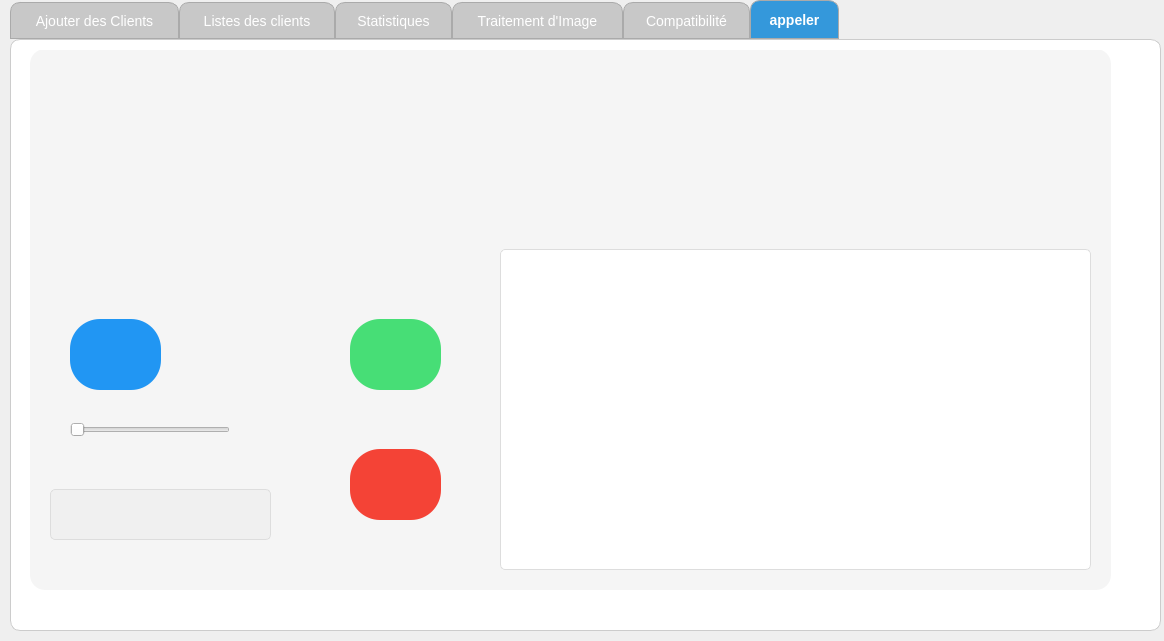
<?xml version="1.0" encoding="UTF-8"?>
<ui version="4.0">
 <class>Client</class>
 <widget class="QDialog" name="Client">
  <property name="geometry">
   <rect>
    <x>0</x>
    <y>0</y>
    <width>1164</width>
    <height>641</height>
   </rect>
  </property>
  <property name="windowTitle">
   <string>Dialog</string>
  </property>
  <widget class="QTabWidget" name="tabWidget">
   <property name="geometry">
    <rect>
     <x>10</x>
     <y>0</y>
     <width>1151</width>
     <height>631</height>
    </rect>
   </property>
   <property name="styleSheet">
    <string notr="true">QTabWidget::pane {
    background-color: rgb(255, 255, 255); /* Fond blanc */
    border: 1px solid #ccc;
    border-radius: 10px;
    padding: 10px;
}
QTabBar::tab {
    background: rgb(200, 200, 200); /* Couleur de fond des onglets */
    border: 1px solid #aaa;
    border-top-left-radius: 10px;
    border-top-right-radius: 10px;
    padding: 8px 16px;
    font-size: 14px;
}

QTabBar::tab:selected {
    background: #3498db;  /* Couleur de fond quand l'onglet est sélectionné */
    color: white;
    font-weight: bold;
}

QTabBar::tab:hover {
    background: #2980b9; /* Couleur de fond quand l'onglet est survolé */
    color: white;
}

QTabBar::tab:!selected {
    margin-top: 2px;
}
QPushButton {
    background-color: #0078d4;
    color: white;
    padding: 10px;
    border-radius: 5px;
    border: none;
    font-size: 14px;
    cursor: pointer;
}

QPushButton:hover {
    background-color: #005a9e;
}

QPushButton:pressed {
    background-color: #003d6a;
}
QWidget {
    
    color:  rgb(255, 255, 255);
    font-size: 16px;
    font-family: &quot;Segoe UI&quot;, Arial, sans-serif;
}
</string>
   </property>
   <property name="tabShape">
    <enum>QTabWidget::TabShape::Rounded</enum>
   </property>
   <property name="currentIndex">
    <number>5</number>
   </property>
   <widget class="QWidget" name="tab">
    <property name="styleSheet">
     <string notr="true"/>
    </property>
    <attribute name="title">
     <string>Ajouter des Clients</string>
    </attribute>
    <widget class="QLabel" name="imageLabel">
     <property name="geometry">
      <rect>
       <x>110</x>
       <y>50</y>
       <width>271</width>
       <height>231</height>
      </rect>
     </property>
     <property name="styleSheet">
      <string notr="true">QLabel {
  border: 2px dashed ;
	border-color: rgb(85, 170, 255);
    background-color: transparent;
    image: url(:/new/image/icons/anonyme.png);
    repeat: no-repeat;
    position: center;
    size: cover; 
}
</string>
     </property>
     <property name="text">
      <string/>
     </property>
     <property name="scaledContents">
      <bool>true</bool>
     </property>
    </widget>
    <widget class="QPushButton" name="uploadImageButton">
     <property name="geometry">
      <rect>
       <x>410</x>
       <y>90</y>
       <width>181</width>
       <height>51</height>
      </rect>
     </property>
     <property name="styleSheet">
      <string notr="true">QPushButton {
    background-color: #007BFF;
    color: white;
    font-size: 14px;
    border: none;
    border-radius: 5px;
    padding: 8px 16px;
}

QPushButton:hover {
    background-color: #0056B3;
}

QPushButton:pressed {
    background-color: #004085;
}</string>
     </property>
     <property name="text">
      <string>Upload New</string>
     </property>
    </widget>
    <widget class="QPushButton" name="deleteImageButton">
     <property name="geometry">
      <rect>
       <x>410</x>
       <y>170</y>
       <width>181</width>
       <height>51</height>
      </rect>
     </property>
     <property name="styleSheet">
      <string notr="true">QPushButton {
    background-color: #007BFF;
    color: white;
    font-size: 14px;
    border: none;
    border-radius: 5px;
    padding: 8px 16px;
}

QPushButton:hover {
    background-color: #0056B3;
}

QPushButton:pressed {
    background-color: #004085;
}</string>
     </property>
     <property name="text">
      <string>Delete avatar</string>
     </property>
    </widget>
    <widget class="QLineEdit" name="nomLineEdit">
     <property name="geometry">
      <rect>
       <x>150</x>
       <y>320</y>
       <width>171</width>
       <height>51</height>
      </rect>
     </property>
     <property name="styleSheet">
      <string notr="true">background-color: #f5f5f5;
	color: black;
    border: 1px solid #ccc;
    padding: 5px;
    border-radius: 3px;
    font-size: 14px;</string>
     </property>
     <property name="placeholderText">
      <string>Nom</string>
     </property>
    </widget>
    <widget class="QLineEdit" name="prenomLineEdit">
     <property name="geometry">
      <rect>
       <x>350</x>
       <y>320</y>
       <width>171</width>
       <height>51</height>
      </rect>
     </property>
     <property name="styleSheet">
      <string notr="true">background-color: #f5f5f5;
	color: black;
    border: 1px solid #ccc;
    padding: 5px;
    border-radius: 3px;
    font-size: 14px;</string>
     </property>
     <property name="placeholderText">
      <string>Prénom</string>
     </property>
    </widget>
    <widget class="QLineEdit" name="emailLineEdit">
     <property name="geometry">
      <rect>
       <x>150</x>
       <y>380</y>
       <width>171</width>
       <height>51</height>
      </rect>
     </property>
     <property name="styleSheet">
      <string notr="true">background-color: #f5f5f5;
	color: black;
    border: 1px solid #ccc;
    padding: 5px;
    border-radius: 3px;
    font-size: 14px;</string>
     </property>
     <property name="text">
      <string/>
     </property>
     <property name="placeholderText">
      <string>Email</string>
     </property>
    </widget>
    <widget class="QLineEdit" name="adresseLineEdit">
     <property name="geometry">
      <rect>
       <x>350</x>
       <y>380</y>
       <width>171</width>
       <height>51</height>
      </rect>
     </property>
     <property name="styleSheet">
      <string notr="true">background-color: #f5f5f5;
	color: black;
    border: 1px solid #ccc;
    padding: 5px;
    border-radius: 3px;
    font-size: 14px;</string>
     </property>
     <property name="text">
      <string/>
     </property>
     <property name="placeholderText">
      <string>Adresse</string>
     </property>
    </widget>
    <widget class="QLineEdit" name="telLineEdit">
     <property name="geometry">
      <rect>
       <x>260</x>
       <y>450</y>
       <width>171</width>
       <height>51</height>
      </rect>
     </property>
     <property name="styleSheet">
      <string notr="true">background-color: #f5f5f5;
	color: black;
    border: 1px solid #ccc;
    padding: 5px;
    border-radius: 3px;
    font-size: 14px;</string>
     </property>
     <property name="text">
      <string/>
     </property>
     <property name="placeholderText">
      <string>TEL</string>
     </property>
    </widget>
    <widget class="QPushButton" name="addClientButton">
     <property name="geometry">
      <rect>
       <x>770</x>
       <y>450</y>
       <width>181</width>
       <height>51</height>
      </rect>
     </property>
     <property name="styleSheet">
      <string notr="true">QPushButton {
    background-color: #007BFF;
    color: white;
    font-size: 14px;
    border: none;
    border-radius: 5px;
    padding: 8px 16px;
}

QPushButton:hover {
    background-color: #0056B3;
}

QPushButton:pressed {
    background-color: #004085;
}</string>
     </property>
     <property name="text">
      <string>Save</string>
     </property>
    </widget>
    <widget class="QLabel" name="label_2">
     <property name="geometry">
      <rect>
       <x>540</x>
       <y>50</y>
       <width>601</width>
       <height>381</height>
      </rect>
     </property>
     <property name="styleSheet">
      <string notr="true">image: url(:/new/image/icons/client2-removebg-preview.png);

    background-color: transparent;</string>
     </property>
     <property name="text">
      <string/>
     </property>
    </widget>
    <widget class="QLabel" name="label">
     <property name="geometry">
      <rect>
       <x>0</x>
       <y>0</y>
       <width>1131</width>
       <height>571</height>
      </rect>
     </property>
     <property name="styleSheet">
      <string notr="true">background-color: rgb(255, 255, 255);</string>
     </property>
     <property name="text">
      <string/>
     </property>
    </widget>
    <zorder>label</zorder>
    <zorder>imageLabel</zorder>
    <zorder>uploadImageButton</zorder>
    <zorder>deleteImageButton</zorder>
    <zorder>nomLineEdit</zorder>
    <zorder>prenomLineEdit</zorder>
    <zorder>emailLineEdit</zorder>
    <zorder>adresseLineEdit</zorder>
    <zorder>telLineEdit</zorder>
    <zorder>addClientButton</zorder>
    <zorder>label_2</zorder>
   </widget>
   <widget class="QWidget" name="tab_3">
    <attribute name="title">
     <string>Listes des clients</string>
    </attribute>
    <widget class="QTableWidget" name="tableWidget">
     <property name="geometry">
      <rect>
       <x>5</x>
       <y>60</y>
       <width>1091</width>
       <height>461</height>
      </rect>
     </property>
     <property name="styleSheet">
      <string notr="true">/* Fond blanc pour le contenu des onglets avec bordure renforcée */
QTabWidget::pane {
    background-color: rgb(255, 255, 255); /* Fond blanc */
    border: 2px solid #888;
    border-radius: 10px;
    padding: 10px;
    margin-top: 5px; /* Espacement entre les onglets et le contenu */
}

/* Style des onglets */
QTabBar::tab {
    background: rgb(230, 230, 230); /* Couleur de fond des onglets (gris clair) */
    border: 2px solid #666;
    border-top-left-radius: 10px;
    border-top-right-radius: 10px;
    padding: 8px 16px;
    font-size: 14px;
    font-weight: bold; /* Titres en gras */
    margin-right: 4px; /* Espacement entre les onglets */
    transition: background 0.3s ease; /* Transition fluide */
}

/* Style des onglets sélectionnés */
QTabBar::tab:selected {
    background: #0078d4;  /* Couleur de fond quand l'onglet est sélectionné */
    color: white;
    font-weight: bold;
    border-bottom: 3px solid #0078d4; /* Ligne en bas pour l'onglet actif */
}

/* Style des onglets au survol */
QTabBar::tab:hover {
    background: #005a9e; /* Couleur de fond quand l'onglet est survolé */
    color: white;
}

/* Style des onglets non sélectionnés */
QTabBar::tab:!selected {
    margin-top: 2px;
}

/* Style général du widget */
QWidget {
    background-color: rgb(255, 255, 255);
    color: #333333;
    font-size: 16px;
    font-family: &quot;Segoe UI&quot;, Arial, sans-serif;
}

/* Style pour les tableaux */
QTableWidget {
    border: 2px solid #888;
    gridline-color: #666;
}

QHeaderView::section {
    background-color: #0078d4;
    color: white;
    font-weight: bold;
    border: 1px solid #666;
    padding: 8px;
}

/* Style pour les boutons plus visibles */
QPushButton {
    background-color: #0078d4;
    color: white;
    padding: 12px 24px;
    border-radius: 8px;
    border: 2px solid #005a9e;
    font-size: 16px;
    font-weight: bold;
    cursor: pointer;
    transition: background 0.3s ease, box-shadow 0.3s ease;
    box-shadow: 0px 4px 6px rgba(0, 0, 0, 0.2);
}

QPushButton:hover {
    background-color: #005a9e;
    box-shadow: 0px 6px 8px rgba(0, 0, 0, 0.25);
}

QPushButton:pressed {
    background-color: #003d6a;
    box-shadow: 0px 2px 4px rgba(0, 0, 0, 0.2);
}
QPushButton#btnSupprimer {
    background-color: #d32f2f;
    border: 2px solid #b71c1c;
}

QPushButton#btnSupprimer:hover {
    background-color: #b71c1c;
}

/* Style pour les icônes des boutons Modifier et Supprimer */
QPushButton#btnModifier {
    background-color: transparent;
    border: none;
}

QPushButton#btnModifier:hover {
    background-color: rgba(0, 0, 0, 0.1);
}

QPushButton#btnSupprimer {
    background-color: transparent;
    border: none;
}

QPushButton#btnSupprimer:hover {
    background-color: rgba(255, 0, 0, 0.1);
}

/* Style pour les champs de saisie avec bordure */
QLineEdit {
    background-color: #ffffff;
    border: 2px solid #888;
    border-radius: 5px;
    padding: 8px;
    font-size: 14px;
    font-weight: bold;
    color: #333333;
}

QLineEdit:focus {
    border: 2px solid #0078d4;
    outline: none;
}

/* Style pour les cases à cocher */
QCheckBox {
    font-size: 14px;
    font-weight: bold;
    color: #333333;
}

QCheckBox::indicator {
    width: 16px;
    height: 16px;
    border: 2px solid #888;
    border-radius: 3px;
    background-color: #ffffff;
}

QCheckBox::indicator:checked {
    background-color: #0078d4;
    border: 2px solid #0078d4;
}

/* Style pour les menus */
QMenuBar {
    background-color: #ffffff;
    color: #333333;
    font-size: 14px;
    font-weight: bold;
}

QMenuBar::item {
    background-color: transparent;
    padding: 8px 16px;
}

QMenuBar::item:selected {
    background-color: #0078d4;
    color: white;
}

QMenu {
    background-color: #ffffff;
    border: 2px solid #888;
    padding: 8px;
}

QMenu::item {
    padding: 8px 24px;
    font-size: 14px;
    font-weight: bold;
    color: #333333;
}

QMenu::item:selected {
    background-color: #0078d4;
    color: white;
}
QTableView::item:selected {
    background-color: #2196F3;
   color: rgb(0, 0, 0);
}</string>
     </property>
    </widget>
    <widget class="QPushButton" name="exportExel">
     <property name="geometry">
      <rect>
       <x>930</x>
       <y>0</y>
       <width>81</width>
       <height>61</height>
      </rect>
     </property>
     <property name="styleSheet">
      <string notr="true">QPushButton {
	
	image: url(:/img/images/xls_4726040.png);
        background-color: transparent;

    color: white;
    font-size: 14px;
    border: none;
    border-radius: 5px;
    padding: 8px 16px;
}

QPushButton:hover {
    background-color: #0056B3;
}

QPushButton:pressed {
    background-color: #004085;
}</string>
     </property>
     <property name="text">
      <string/>
     </property>
    </widget>
    <widget class="QLineEdit" name="searchLineEdit">
     <property name="geometry">
      <rect>
       <x>60</x>
       <y>10</y>
       <width>321</width>
       <height>41</height>
      </rect>
     </property>
     <property name="styleSheet">
      <string notr="true">QLineEdit {
    border: 1px solid #ccc;
    border-radius: 10px;
color: black;
    padding: 5px 10px;
    font-size: 14px;
    padding-left: 45px;
	background-color: rgb(255, 255, 255);
}
</string>
     </property>
     <property name="dragEnabled">
      <bool>false</bool>
     </property>
     <property name="placeholderText">
      <string>Rechercher un Client</string>
     </property>
     <property name="clearButtonEnabled">
      <bool>false</bool>
     </property>
    </widget>
    <widget class="QToolButton" name="ddd">
     <property name="geometry">
      <rect>
       <x>10</x>
       <y>10</y>
       <width>41</width>
       <height>41</height>
      </rect>
     </property>
     <property name="styleSheet">
      <string notr="true">#searchButton{
    border: none;
    background: transparent;
    padding: 5px;
	
	color: rgb(0, 0, 0);
}
</string>
     </property>
     <property name="text">
      <string>...</string>
     </property>
     <property name="icon">
      <iconset>
       <normaloff>../akkar/Downloads/search-interface-symbol.png</normaloff>../akkar/Downloads/search-interface-symbol.png</iconset>
     </property>
    </widget>
    <widget class="QComboBox" name="sortComboBox">
     <property name="geometry">
      <rect>
       <x>510</x>
       <y>20</y>
       <width>201</width>
       <height>31</height>
      </rect>
     </property>
     <property name="styleSheet">
      <string notr="true">sortComboBox {
    border: 1px solid #d0d0d0;
    border-radius: 4px;
    padding: 5px 10px;
    min-width: 100px;
    background: white;
    selection-background-color: #e0e0e0;
}

sortComboBox:hover {
    border-color: #a0a0a0;
}

sortComboBox::drop-down {
    subcontrol-origin: padding;
    subcontrol-position: right center;
    width: 20px;
    border-left: 1px solid #d0d0d0;
}

sortComboBox::down-arrow {
    image: url(:/icons/down_arrow.svg); /* Replace with your icon */
    width: 12px;
    height: 12px;
}

sortComboBox QAbstractItemView {
    border: 1px solid #d0d0d0;
    selection-background-color: #3a6ea5;
    selection-color: white;
    outline: none;
    background: white;
}</string>
     </property>
    </widget>
    <widget class="QPushButton" name="sortOrderButton">
     <property name="geometry">
      <rect>
       <x>760</x>
       <y>10</y>
       <width>161</width>
       <height>41</height>
      </rect>
     </property>
     <property name="styleSheet">
      <string notr="true">QPushButton {
    background-color: #007BFF;
    color: white;
    font-size: 14px;
    border: none;
    border-radius: 5px;
    padding: 8px 16px;
}

QPushButton:hover {
    background-color: #0056B3;
}

QPushButton:pressed {
    background-color: #004085;
}</string>
     </property>
     <property name="text">
      <string>sort</string>
     </property>
    </widget>
   </widget>
   <widget class="QWidget" name="tab_2">
    <attribute name="title">
     <string>Statistiques</string>
    </attribute>
    <widget class="QFrame" name="frame_2">
     <property name="geometry">
      <rect>
       <x>780</x>
       <y>330</y>
       <width>281</width>
       <height>161</height>
      </rect>
     </property>
     <property name="styleSheet">
      <string notr="true">QFrame {

        background-color: white;
    border-radius: 10px;
    box-shadow: 2px 2px 8px rgba(0, 0, 0, 0.1);
}</string>
     </property>
     <property name="frameShape">
      <enum>QFrame::Shape::StyledPanel</enum>
     </property>
     <property name="frameShadow">
      <enum>QFrame::Shadow::Raised</enum>
     </property>
     <widget class="QLabel" name="label_9">
      <property name="geometry">
       <rect>
        <x>60</x>
        <y>20</y>
        <width>121</width>
        <height>21</height>
       </rect>
      </property>
      <property name="styleSheet">
       <string notr="true">font-size: 20px;
color: #6b7280;</string>
      </property>
      <property name="text">
       <string>Clients</string>
      </property>
     </widget>
     <widget class="QLabel" name="label_23">
      <property name="geometry">
       <rect>
        <x>10</x>
        <y>10</y>
        <width>41</width>
        <height>41</height>
       </rect>
      </property>
      <property name="text">
       <string/>
      </property>
      <property name="pixmap">
       <pixmap>../akkar/Downloads/client.png</pixmap>
      </property>
      <property name="scaledContents">
       <bool>true</bool>
      </property>
     </widget>
     <widget class="QLabel" name="clientCountLabel">
      <property name="geometry">
       <rect>
        <x>20</x>
        <y>70</y>
        <width>251</width>
        <height>31</height>
       </rect>
      </property>
      <property name="styleSheet">
       <string notr="true">font-size: 15px;
font-weight: bold;
color: #111827;</string>
      </property>
      <property name="text">
       <string>Nombre de clients : 0</string>
      </property>
     </widget>
    </widget>
    <widget class="QFrame" name="frame_3">
     <property name="geometry">
      <rect>
       <x>760</x>
       <y>80</y>
       <width>291</width>
       <height>161</height>
      </rect>
     </property>
     <property name="styleSheet">
      <string notr="true">QFrame {

        background-color: white;
    border-radius: 10px;
    box-shadow: 2px 2px 8px rgba(0, 0, 0, 0.1);
}</string>
     </property>
     <property name="frameShape">
      <enum>QFrame::Shape::StyledPanel</enum>
     </property>
     <property name="frameShadow">
      <enum>QFrame::Shadow::Raised</enum>
     </property>
     <widget class="QLabel" name="label_19">
      <property name="geometry">
       <rect>
        <x>60</x>
        <y>20</y>
        <width>121</width>
        <height>21</height>
       </rect>
      </property>
      <property name="styleSheet">
       <string notr="true">font-size: 20px;
color: #6b7280;</string>
      </property>
      <property name="text">
       <string>Fidélité</string>
      </property>
     </widget>
     <widget class="QLabel" name="label_20">
      <property name="geometry">
       <rect>
        <x>50</x>
        <y>70</y>
        <width>61</width>
        <height>20</height>
       </rect>
      </property>
      <property name="styleSheet">
       <string notr="true">font-size: 24px;
font-weight: bold;
color: #111827;</string>
      </property>
      <property name="text">
       <string>78%</string>
      </property>
     </widget>
     <widget class="QLabel" name="label_21">
      <property name="geometry">
       <rect>
        <x>120</x>
        <y>70</y>
        <width>63</width>
        <height>20</height>
       </rect>
      </property>
      <property name="styleSheet">
       <string notr="true">color: rgb(158, 0, 11);
padding-left: 10px;
background-color: rgb(255, 106, 101);</string>
      </property>
      <property name="text">
       <string>-9%</string>
      </property>
     </widget>
     <widget class="QLabel" name="label_24">
      <property name="geometry">
       <rect>
        <x>10</x>
        <y>10</y>
        <width>41</width>
        <height>41</height>
       </rect>
      </property>
      <property name="text">
       <string/>
      </property>
      <property name="pixmap">
       <pixmap>../akkar/Downloads/coeurs.png</pixmap>
      </property>
      <property name="scaledContents">
       <bool>true</bool>
      </property>
     </widget>
    </widget>
    <widget class="QPushButton" name="loadStatsButton">
     <property name="geometry">
      <rect>
       <x>830</x>
       <y>268</y>
       <width>171</width>
       <height>41</height>
      </rect>
     </property>
     <property name="styleSheet">
      <string notr="true">QPushButton {
    background-color: #007BFF;
    color: white;
    font-size: 14px;
    border: none;
    border-radius: 5px;
    padding: 8px 16px;
}

QPushButton:hover {
    background-color: #0056B3;
}

QPushButton:pressed {
    background-color: #004085;
}</string>
     </property>
     <property name="text">
      <string>Load Statistics</string>
     </property>
    </widget>
    <widget class="QWidget" name="chartContainer" native="true">
     <property name="geometry">
      <rect>
       <x>10</x>
       <y>20</y>
       <width>731</width>
       <height>491</height>
      </rect>
     </property>
     <widget class="QLabel" name="label_4">
      <property name="geometry">
       <rect>
        <x>-20</x>
        <y>-20</y>
        <width>1131</width>
        <height>571</height>
       </rect>
      </property>
      <property name="styleSheet">
       <string notr="true">background-color: rgb(255, 255, 255);</string>
      </property>
      <property name="text">
       <string/>
      </property>
     </widget>
    </widget>
   </widget>
   <widget class="QWidget" name="tab_4">
    <attribute name="title">
     <string>Traitement d'Image</string>
    </attribute>
    <widget class="QFrame" name="frame_4">
     <property name="geometry">
      <rect>
       <x>40</x>
       <y>40</y>
       <width>551</width>
       <height>341</height>
      </rect>
     </property>
     <property name="styleSheet">
      <string notr="true">QFrame {
    border: 2px dashed #a6a6a6;
    border-radius: 10px;
    background-color: #f8f9fb;
}</string>
     </property>
     <property name="frameShape">
      <enum>QFrame::Shape::StyledPanel</enum>
     </property>
     <property name="frameShadow">
      <enum>QFrame::Shadow::Raised</enum>
     </property>
     <widget class="QLabel" name="pdfDropZoneLabel">
      <property name="geometry">
       <rect>
        <x>40</x>
        <y>40</y>
        <width>471</width>
        <height>231</height>
       </rect>
      </property>
      <property name="styleSheet">
       <string notr="true">QLabel {
    color: #7d7d7d;
    font-size: 14px;
padding-left: 110px;
}</string>
      </property>
      <property name="text">
       <string>Glissez et Déposez vos Fichiers</string>
      </property>
     </widget>
     <widget class="QPushButton" name="uploadPdfButton">
      <property name="geometry">
       <rect>
        <x>410</x>
        <y>280</y>
        <width>93</width>
        <height>41</height>
       </rect>
      </property>
      <property name="styleSheet">
       <string notr="true">QPushButton {
    background-color: #007bff;
    color: white;

    border-radius: 5px;
}
QPushButton:hover {
    background-color: #0056b3;
}</string>
      </property>
      <property name="text">
       <string>Téléverser</string>
      </property>
     </widget>
     <widget class="QLabel" name="label_26">
      <property name="geometry">
       <rect>
        <x>20</x>
        <y>290</y>
        <width>211</width>
        <height>20</height>
       </rect>
      </property>
      <property name="styleSheet">
       <string notr="true">QLabel {
    color: #7d7d7d;
    font-size: 14px;
}</string>
      </property>
      <property name="text">
       <string>Formats Pris en Charge : png,jpg</string>
      </property>
     </widget>
     <widget class="QLabel" name="label_27">
      <property name="geometry">
       <rect>
        <x>10</x>
        <y>10</y>
        <width>151</width>
        <height>20</height>
       </rect>
      </property>
      <property name="styleSheet">
       <string notr="true">font-weight: bold; 
color: rgb(0, 0, 0);</string>
      </property>
      <property name="text">
       <string>Téléverser un Fichier</string>
      </property>
     </widget>
     <widget class="QLabel" name="label_28">
      <property name="geometry">
       <rect>
        <x>230</x>
        <y>70</y>
        <width>61</width>
        <height>51</height>
       </rect>
      </property>
      <property name="styleSheet">
       <string notr="true">color: rgb(0, 0, 0);
image: url(:/img/images/drag-down_15442899.png);</string>
      </property>
      <property name="text">
       <string/>
      </property>
      <property name="pixmap">
       <pixmap>../akkar/Downloads/nuage.png</pixmap>
      </property>
      <property name="scaledContents">
       <bool>true</bool>
      </property>
     </widget>
    </widget>
    <widget class="QFrame" name="frame_5">
     <property name="geometry">
      <rect>
       <x>730</x>
       <y>30</y>
       <width>331</width>
       <height>441</height>
      </rect>
     </property>
     <property name="styleSheet">
      <string notr="true">background-color: rgb(255, 255, 255);</string>
     </property>
     <property name="frameShape">
      <enum>QFrame::Shape::StyledPanel</enum>
     </property>
     <property name="frameShadow">
      <enum>QFrame::Shadow::Raised</enum>
     </property>
     <widget class="QLabel" name="pdfLabel">
      <property name="geometry">
       <rect>
        <x>30</x>
        <y>50</y>
        <width>271</width>
        <height>281</height>
       </rect>
      </property>
      <property name="styleSheet">
       <string notr="true">  border: 2px dashed #a6a6a6;
    border-radius: 10px;
image: url(:/new/image/icons/pdf.png);
</string>
      </property>
      <property name="text">
       <string/>
      </property>
      <property name="scaledContents">
       <bool>true</bool>
      </property>
     </widget>
     <widget class="QLabel" name="label_30">
      <property name="geometry">
       <rect>
        <x>120</x>
        <y>10</y>
        <width>91</width>
        <height>20</height>
       </rect>
      </property>
      <property name="styleSheet">
       <string notr="true">font-weight: bold; 
    border: 2px dashed #a6a6a6;
    border-radius: 10px;
    background-color: #f8f9fb;
color: rgb(0, 0, 0);</string>
      </property>
      <property name="text">
       <string>CV Affiché</string>
      </property>
     </widget>
     <widget class="QPushButton" name="effacerCvButton">
      <property name="geometry">
       <rect>
        <x>110</x>
        <y>350</y>
        <width>93</width>
        <height>29</height>
       </rect>
      </property>
      <property name="styleSheet">
       <string notr="true">QPushButton {
    background-color: rgb(0, 123, 255); /* Blue background */
    color: white;
    border: none;
    border-radius: 8px;
    padding: 8px 16px;
    font-size: 14px;
    font-weight: bold;
    transition: background-color 0.3s ease;
}

QPushButton:hover {
    background-color: rgb(0, 74, 173); /* Darker blue on hover */
}

QPushButton:pressed {
    background-color: rgb(0, 52, 120); /* Even darker blue when pressed */
}
</string>
      </property>
      <property name="text">
       <string>Effacer</string>
      </property>
     </widget>
    </widget>
    <widget class="QPushButton" name="verifyButton">
     <property name="geometry">
      <rect>
       <x>450</x>
       <y>480</y>
       <width>201</width>
       <height>31</height>
      </rect>
     </property>
     <property name="styleSheet">
      <string notr="true">QPushButton {
    background-color: rgb(0, 123, 255); /* Blue background */
    color: white;
    border: none;
    border-radius: 8px;
    padding: 8px 16px;
    font-size: 14px;
    font-weight: bold;
    transition: background-color 0.3s ease;
}

QPushButton:hover {
    background-color: rgb(0, 74, 173); /* Darker blue on hover */
}

QPushButton:pressed {
    background-color: rgb(0, 52, 120); /* Even darker blue when pressed */
}
</string>
     </property>
     <property name="text">
      <string>Vérifier la Compatibilité</string>
     </property>
    </widget>
    <widget class="QLineEdit" name="projectNameEdit">
     <property name="geometry">
      <rect>
       <x>60</x>
       <y>450</y>
       <width>171</width>
       <height>41</height>
      </rect>
     </property>
     <property name="styleSheet">
      <string notr="true">background-color: #f5f5f5;
	color: black;
    border: 1px solid #ccc;
    padding: 5px;
    border-radius: 3px;
    font-size: 14px;</string>
     </property>
     <property name="placeholderText">
      <string>Project name</string>
     </property>
    </widget>
   </widget>
   <widget class="QWidget" name="tab_5">
    <attribute name="title">
     <string>Compatibilité</string>
    </attribute>
    <widget class="QProgressBar" name="compatibilityProgress">
     <property name="geometry">
      <rect>
       <x>420</x>
       <y>400</y>
       <width>231</width>
       <height>31</height>
      </rect>
     </property>
     <property name="styleSheet">
      <string notr="true">#compatibilityProgress {
    border: 1px solid #ddd;
    border-radius: 10px;
    background-color: #f8f9fa;
    height: 24px;
    text-align: center;
    font-weight: bold;
    color: #495057;
}

/* Green portion (strengths) */
#compatibilityProgress::chunk {
    background-color: #4CAF50;
    border-radius: 8px 0 0 8px;
    border: 1px solid #388E3C;
}

/* Red portion (weaknesses) - requires manual calculation */
#compatibilityProgress::chunk:disabled {
    background-color: #F44336;
    border-radius: 0 8px 8px 0;
    border: 1px solid #D32F2F;
}</string>
     </property>
     <property name="value">
      <number>75</number>
     </property>
    </widget>
    <widget class="QLabel" name="clientPhotoLabel">
     <property name="geometry">
      <rect>
       <x>390</x>
       <y>40</y>
       <width>271</width>
       <height>191</height>
      </rect>
     </property>
     <property name="styleSheet">
      <string notr="true">    background-color: transparent;</string>
     </property>
     <property name="text">
      <string/>
     </property>
     <property name="pixmap">
      <pixmap>../akkar/Downloads/anonyme.png</pixmap>
     </property>
     <property name="scaledContents">
      <bool>true</bool>
     </property>
    </widget>
    <widget class="QLabel" name="label_32">
     <property name="geometry">
      <rect>
       <x>440</x>
       <y>360</y>
       <width>191</width>
       <height>20</height>
      </rect>
     </property>
     <property name="styleSheet">
      <string notr="true">font-weight: bold; 
color: rgb(0, 0, 0);
    background-color: transparent;</string>
     </property>
     <property name="text">
      <string>Compatibilité du Projet</string>
     </property>
    </widget>
    <widget class="QListWidget" name="strengthsList">
     <property name="geometry">
      <rect>
       <x>780</x>
       <y>320</y>
       <width>256</width>
       <height>192</height>
      </rect>
     </property>
     <property name="styleSheet">
      <string notr="true">#strengthsList {
    background-color: #f0fff4;
    border: 1px solid #c6f6d5;
    border-radius: 6px;
    font-size: 14px;
}

#strengthsList::item {
    background-color: #c6f6d5;
    border-radius: 4px;
    padding: 6px;
    margin: 3px;
    color: #22543d;
}</string>
     </property>
    </widget>
    <widget class="QListWidget" name="weaknessesList">
     <property name="geometry">
      <rect>
       <x>60</x>
       <y>330</y>
       <width>256</width>
       <height>192</height>
      </rect>
     </property>
     <property name="styleSheet">
      <string notr="true">#weaknessesList {
    background-color: #fff5f5;
    border: 1px solid #fed7d7;
    border-radius: 6px;
    font-size: 14px;
}

#weaknessesList::item {
    background-color: #fed7d7;
    border-radius: 4px;
    padding: 6px;
    margin: 3px;
    color: #822727;
}</string>
     </property>
    </widget>
    <widget class="QLabel" name="label_33">
     <property name="geometry">
      <rect>
       <x>140</x>
       <y>280</y>
       <width>161</width>
       <height>20</height>
      </rect>
     </property>
     <property name="styleSheet">
      <string notr="true">font-weight: bold; 
color: rgb(0, 0, 0);
    background-color: transparent;</string>
     </property>
     <property name="text">
      <string>Point Faible</string>
     </property>
    </widget>
    <widget class="QLabel" name="label_34">
     <property name="geometry">
      <rect>
       <x>860</x>
       <y>280</y>
       <width>101</width>
       <height>20</height>
      </rect>
     </property>
     <property name="styleSheet">
      <string notr="true">font-weight: bold; 
color: rgb(0, 0, 0);
    background-color: transparent;</string>
     </property>
     <property name="text">
      <string>compétences</string>
     </property>
    </widget>
    <widget class="QLabel" name="clientNameLabel">
     <property name="geometry">
      <rect>
       <x>730</x>
       <y>50</y>
       <width>231</width>
       <height>21</height>
      </rect>
     </property>
     <property name="styleSheet">
      <string notr="true">color: rgb(0, 0, 0);
    background-color: transparent;</string>
     </property>
     <property name="text">
      <string/>
     </property>
    </widget>
    <widget class="QLabel" name="label_3">
     <property name="geometry">
      <rect>
       <x>0</x>
       <y>0</y>
       <width>1121</width>
       <height>561</height>
      </rect>
     </property>
     <property name="styleSheet">
      <string notr="true">background-color: rgb(255, 255, 255);</string>
     </property>
     <property name="text">
      <string/>
     </property>
    </widget>
    <zorder>label_3</zorder>
    <zorder>compatibilityProgress</zorder>
    <zorder>clientPhotoLabel</zorder>
    <zorder>label_32</zorder>
    <zorder>strengthsList</zorder>
    <zorder>weaknessesList</zorder>
    <zorder>label_33</zorder>
    <zorder>label_34</zorder>
    <zorder>clientNameLabel</zorder>
   </widget>
   <widget class="QWidget" name="tab_6">
    <attribute name="title">
     <string>appeler</string>
    </attribute>
    <widget class="QWidget" name="widget" native="true">
     <property name="geometry">
      <rect>
       <x>9</x>
       <y>-1</y>
       <width>1081</width>
       <height>541</height>
      </rect>
     </property>
     <property name="styleSheet">
      <string notr="true">/* Main call page container */
QWidget {
    background-color: #f5f5f5;
    border-radius: 15px;
    padding: 20px;
}</string>
     </property>
     <widget class="QLabel" name="playbackStatusLabel">
      <property name="geometry">
       <rect>
        <x>20</x>
        <y>440</y>
        <width>221</width>
        <height>51</height>
       </rect>
      </property>
      <property name="styleSheet">
       <string notr="true">QLabel {
    font-size: 14px;
    color: #555555;
    font-style: italic;
    qproperty-alignment: 'AlignCenter';
    padding: 5px;
    background-color: #f0f0f0;
    border-radius: 5px;
    border: 1px solid #dddddd;
}</string>
      </property>
      <property name="text">
       <string/>
      </property>
     </widget>
     <widget class="QSlider" name="playbackProgress">
      <property name="geometry">
       <rect>
        <x>40</x>
        <y>370</y>
        <width>160</width>
        <height>22</height>
       </rect>
      </property>
      <property name="styleSheet">
       <string notr="true">QProgressBar {
    border: 1px solid #cccccc;
    border-radius: 3px;
    text-align: center;
    background-color: #f0f0f0;
}

QProgressBar::chunk {
    background-color: #2196F3;
    border-radius: 2px;
}</string>
      </property>
      <property name="orientation">
       <enum>Qt::Orientation::Horizontal</enum>
      </property>
     </widget>
     <widget class="QPushButton" name="playCallButton">
      <property name="geometry">
       <rect>
        <x>40</x>
        <y>270</y>
        <width>91</width>
        <height>71</height>
       </rect>
      </property>
      <property name="styleSheet">
       <string notr="true">QPushButton {
	
	image: url(:/img/images/play.png);
    background-color: #2196F3;
    border-radius: 30px;
    min-width: 20px;
    min-height: 20px;
    border: none;
    qproperty-icon: url(:/new/image/icons/bouton-jouer.png);
    qproperty-iconSize: 18px 18px;
}

QPushButton:hover {
    background-color: #0b7dda;
}

QPushButton:pressed {
    background-color: #0a68b4;
}</string>
      </property>
      <property name="text">
       <string/>
      </property>
     </widget>
     <widget class="QLabel" name="callDurationLabel">
      <property name="geometry">
       <rect>
        <x>790</x>
        <y>50</y>
        <width>191</width>
        <height>71</height>
       </rect>
      </property>
      <property name="styleSheet">
       <string notr="true">QLabel {
    font-size: 18px;
    color: #444444;
    qproperty-alignment: 'AlignCenter';
}</string>
      </property>
      <property name="text">
       <string/>
      </property>
     </widget>
     <widget class="QLabel" name="callStatusLabel">
      <property name="geometry">
       <rect>
        <x>480</x>
        <y>30</y>
        <width>231</width>
        <height>61</height>
       </rect>
      </property>
      <property name="styleSheet">
       <string notr="true">QLabel {
    font-size: 16px;
    color: #666666;
    qproperty-alignment: 'AlignCenter';
}</string>
      </property>
      <property name="text">
       <string/>
      </property>
     </widget>
     <widget class="QPushButton" name="callButton">
      <property name="geometry">
       <rect>
        <x>320</x>
        <y>270</y>
        <width>91</width>
        <height>71</height>
       </rect>
      </property>
      <property name="styleSheet">
       <string notr="true">
QPushButton#callButton {
	
	
	image: url(:/img/images/incoming-call_8802853.png);
       background-color:rgb(71, 222, 118);
	
    border-radius: 30px;
    min-width: 20px;
    min-height: 20px;
    border: none;
    qproperty-icon: url(:/img/icons/telephone.png);
    qproperty-iconSize: 18px 18px;
}
QPushButton:hover {
    background-color: #45a049;
}

QPushButton:pressed {
    background-color: #3d8b40;
}</string>
      </property>
      <property name="text">
       <string/>
      </property>
     </widget>
     <widget class="QPushButton" name="endCallButton">
      <property name="geometry">
       <rect>
        <x>320</x>
        <y>400</y>
        <width>91</width>
        <height>71</height>
       </rect>
      </property>
      <property name="styleSheet">
       <string notr="true">QPushButton {
	image: url(:/img/images/cut.png);
    background-color: #f44336;
    border-radius: 30px;
    min-width: 20px;
    min-height: 20px;
    border: none;
    qproperty-icon: url(:/img/icons/raccrocher-lappel.png);
    qproperty-iconSize: 18px 18px;
}

QPushButton:hover {
    background-color: #d32f2f;
}

QPushButton:pressed {
    background-color: #b71c1c;
}</string>
      </property>
      <property name="text">
       <string/>
      </property>
     </widget>
     <widget class="QTableWidget" name="callHistoryTable">
      <property name="geometry">
       <rect>
        <x>470</x>
        <y>200</y>
        <width>591</width>
        <height>321</height>
       </rect>
      </property>
      <property name="styleSheet">
       <string notr="true">QTableView {
    background-color: white;
    alternate-background-color: #f9f9f9;
    gridline-color: #e0e0e0;
    border: 1px solid #dddddd;
    border-radius: 5px;
	color: rgb(0, 0, 0);
}

QTableView::item {
    padding: 5px;
color: rgb(0, 0, 0);
}

QTableView::item:selected {
    background-color: #2196F3;
   color: rgb(0, 0, 0);
}

QHeaderView::section {
    color: rgb(0, 0, 0);
    padding: 5px;
    border: 1px solid #dddddd;
   

}</string>
      </property>
     </widget>
    </widget>
   </widget>
  </widget>
 </widget>
 <resources/>
 <connections/>
</ui>
